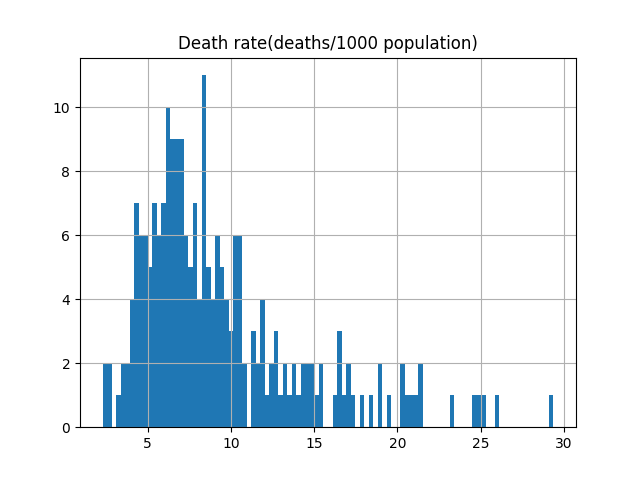

Source code (Python):
import pandas as pd
import matplotlib.pyplot as plt

world = pd.read_csv('world.csv')
world.hist(column='Death rate(deaths/1000 population)', bins=100)

plt.show()
